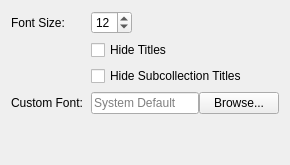
             <widget class="QWidget" name="appearanceTitlesSubTab">
              <attribute name="title"><string>Titles</string></attribute>
              <layout class="QVBoxLayout" name="appearanceTitlesSubTabLayout">
               <property name="spacing"><number>6</number></property>
               <item>
                <layout class="QFormLayout" name="appearanceTitlesFormLayout">
                 <property name="horizontalSpacing"><number>8</number></property>
                 <property name="verticalSpacing"><number>6</number></property>
                 <property name="fieldGrowthPolicy"><enum>QFormLayout::FieldGrowthPolicy::ExpandingFieldsGrow</enum></property>
                  <item row="0" column="0">
                   <widget class="QLabel" name="label_titles">
                    <property name="text"><string>Font Size:</string></property>
                   </widget>
                  </item>
                  <item row="0" column="1">
                   <widget class="QSpinBox" name="fontSizeSpinBox">
                    <property name="sizePolicy"><sizepolicy hsizetype="Fixed" vsizetype="Fixed"><horstretch>0</horstretch><verstretch>0</verstretch></sizepolicy></property>
                    <property name="minimumWidth"><number>80</number></property>
                    <property name="maximumWidth"><number>80</number></property>
                    <property name="toolTip"><string>Font size for item titles</string></property>
                    <property name="minimum"><number>8</number></property>
                    <property name="maximum"><number>72</number></property>
                    <property name="value"><number>12</number></property>
                   </widget>
                  </item>
                  <item row="1" column="1">
                   <widget class="QCheckBox" name="hideTitlesCheckBox">
                    <property name="toolTip"><string>Hide titles for this collection</string></property>
                    <property name="text"><string>Hide Titles</string></property>
                   </widget>
                  </item>
                  <item row="2" column="1">
                   <widget class="QCheckBox" name="hideSubcollectionTitlesCheckBox">
                    <property name="toolTip"><string>Hide titles for subcollections</string></property>
                    <property name="text"><string>Hide Subcollection Titles</string></property>
                   </widget>
                  </item>
                  <item row="3" column="0">
                   <widget class="QLabel" name="label_customFont">
                    <property name="text"><string>Custom Font:</string></property>
                   </widget>
                  </item>
                  <item row="3" column="1">
                   <layout class="QHBoxLayout" name="customFontLayout">
                   <item>
                    <widget class="QLineEdit" name="customFontEdit">
                     <property name="toolTip"><string>Custom font family for item titles (leave empty for system default)</string></property>
                     <property name="placeholderText"><string>System Default</string></property>
                    </widget>
                   </item>
                   <item>
                    <widget class="QPushButton" name="browseFontButton">
                     <property name="text"><string>Browse...</string></property>
                     <property name="toolTip"><string>Select a font family</string></property>
                    </widget>
                   </item>
                  </layout>
                 </item>
                </layout>
               </item>
               <item><spacer name="appearanceTitlesVerticalSpacer"><property name="orientation"><enum>Qt::Orientation::Vertical</enum></property><property name="sizeHint" stdset="0"><size><width>20</width><height>40</height></size></property></spacer></item>
              </layout>
             </widget>
